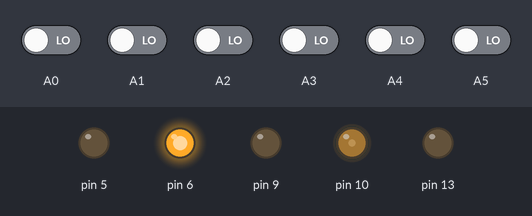
Bench run of a sketch on a simulated Arduino Uno, built with avr-gcc and run on an emulated ATmega328P. Shown: output pins drawn as LEDs (lit = HIGH). Inputs (shaded band) come from the test bench; at power-on: A0–5 LOW. What the sketch prints to the serial monitor is not drawn.

Above: at 7.2 s.
7.3 s: A1 driven HIGH
At 8.5 s:
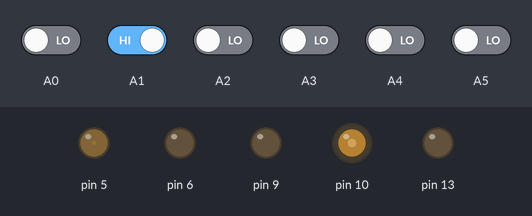
8.8 s: A2 driven HIGH
At 9.9 s:
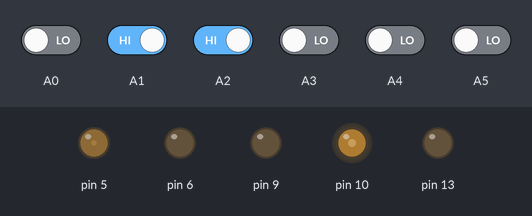
10.3 s: A4 driven HIGH
At 11.0 s:
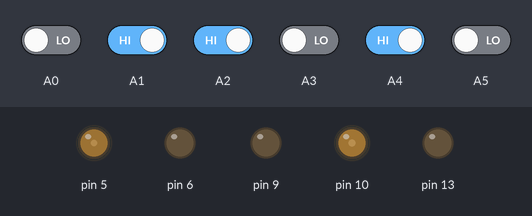
11.8 s: A0 driven HIGH
At 12.1 s:
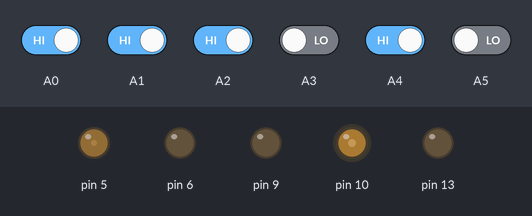
13.3 s: A3 driven HIGH
At 14.5 s:
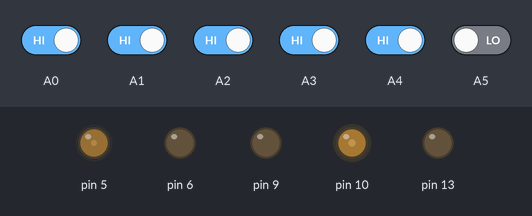
14.8 s: A5 driven HIGH
At 15.7 s:
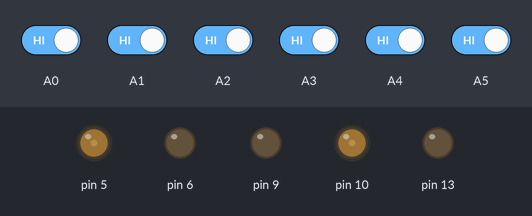
Timing chart, 0 to 17.3 s (numbered marks = the images above; inputs shaded):
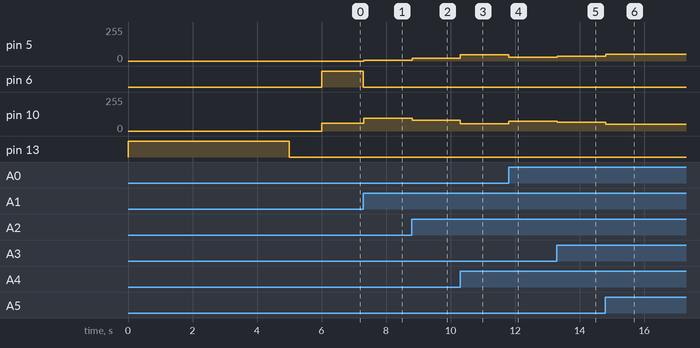

The sketch:

SigueLineasCodigoSeguro.ino
```cpp
#include <QTRSensors.h>
#include "DRV8833.h"

#define NUM_SENSORS   6     // number of sensors used
#define TIMEOUT       2500  // waits for 2500 microseconds for sensor outputs to go low
#define EMITTER_PIN   3     // emitter is controlled by digital pin 2

QTRSensorsRC qtrrc((unsigned char[]) {
  A0, A1, A2, A3, A4, A5
}, NUM_SENSORS, TIMEOUT, EMITTER_PIN);
unsigned int sensorValues[NUM_SENSORS];

DRV8833 motorDer(5, 6);
DRV8833 motorIzq(10, 9);

unsigned int centro = 2500;
int error = 0;
int Vmax = 50, V = 0;
long int proporcional = 0;
int integral = 0;
int derivativo = 0;
double kp = 0.025, kd = 0.035, ki = 0.0027;

int errorAnterior = 0;

void setup()
{
  Serial.begin(115200);

  /*for (int i=-255; i<=255; i++)
    {
    motorDer.Adelante(i);
    delay(50);
    }*/
  //  Serial.println("Iniciando...");
  //  for (int i = 0; i < 255; i++)
  //  {
  //    motorDer.Adelante(i);
  //    delay(50);
  //  }
  //
  //  for (int i = 0; i < 255; i++)
  //  {
  //    motorIzq.Adelante(i);
  //    delay(50);
  //  }
  //
  //  Serial.println("Prueba de motores finalizada");
  pinMode(13, OUTPUT);
  digitalWrite(13, HIGH);    // turn on Arduino's LED to indicate we are in calibration mode
  for (int i = 0; i < 200; i++)  // make the calibration take about 10 seconds
  {
    qtrrc.calibrate();       // reads all sensors 10 times at 2500 us per read (i.e. ~25 ms per call)
  }
  digitalWrite(13, LOW);     // turn off Arduino's LED to indicate we are through with calibration

  // print the calibration minimum values measured when emitters were on

  for (int i = 0; i < NUM_SENSORS; i++)
  {
    Serial.print(qtrrc.calibratedMinimumOn[i]);
    Serial.print(' ');
  }
  Serial.println();

  // print the calibration maximum values measured when emitters were on
  for (int i = 0; i < NUM_SENSORS; i++)
  {
    Serial.print(qtrrc.calibratedMaximumOn[i]);
    Serial.print(' ');
  }
  Serial.println();
  Serial.println();
  delay(1000);
}

void loop()
{
  unsigned int position = qtrrc.readLine(sensorValues);

  // print the sensor values as numbers from 0 to 1000, where 0 means maximum reflectance and
  // 1000 means minimum reflectance, followed by the line position

//  for (unsigned char i = 0; i < NUM_SENSORS; i++)
//  {
//    Serial.print(sensorValues[i]);
//    Serial.print('\t');
//  }
//  //Serial.println(); // uncomment this line if you are using raw values
//  Serial.println(position); // comment this line out if you are using raw values

  error = position - centro;


  if (error <= -2000)
  {
    motorDer.Reversa(30);
    motorIzq.Adelante(60);
  }
  else if (error >= 2500)
  {
    motorDer.Adelante(60);
    motorIzq.Reversa(30);
  }
  else
  {
    proporcional = kp * error;
    integral = ki * (error + errorAnterior);
    derivativo = kd * (error - errorAnterior);

    V = proporcional + derivativo + integral;

    if (V > Vmax)
    {
      V = Vmax;
    }
    if (V < -Vmax)
    {
      V = -Vmax;
    }

    //Serial.println((String)V);

    errorAnterior = error;
    motorDer.Adelante(Vmax + V);
    motorIzq.Adelante(Vmax - V);
  }

}
```

DRV8833.cpp
```cpp
#include "Arduino.h"
#include "DRV8833.h"

DRV8833::DRV8833(int a1, int a2)
{
  pinMode(a1, OUTPUT);
  pinMode(a2, OUTPUT);
  this->a1 = a1;
  this->a2 = a2;
  this->motorConfigurado = true;
}

void DRV8833::Reversa()
{
  if (this->motorConfigurado)
  {
    digitalWrite(this->a1, LOW);
    digitalWrite(this->a2, HIGH);
  }
}

void DRV8833::Reversa(int velocidad)
{
  if (this->motorConfigurado)
  {
    analogWrite(this->a1, LOW);
    digitalWrite(this->a2, velocidad);
  }
}

void DRV8833::Adelante()
{
  if (this->motorConfigurado)
  {
    digitalWrite(this->a1, HIGH);
    digitalWrite(this->a2, LOW);
  }
}

void DRV8833::Adelante(int velocidad)
{
  if (this->motorConfigurado)
  {
    analogWrite(this->a1, velocidad);
    digitalWrite(this->a2, LOW);
  }
}

void DRV8833::Detener()
{
  if (this->motorConfigurado)
  {
    digitalWrite(this->a1, HIGH);
    digitalWrite(this->a2, HIGH);
  }
}
```

DRV8833.h
```cpp
#ifndef DRV8833_H
#define DRV8833_H

#include "Arduino.h"

class DRV8833
{
public:
	DRV8833(int a1, int a2);

	void Reversa();
	void Reversa(int velocidad);
	void Adelante();
	void Adelante(int velocidad);
	void Detener();

private:
	int a1, a2;
	boolean motorConfigurado = false;
};

#endif
```

Measured:
- after the input at 7.3 s, pin 5: 0/255 → 5/255 at once; pin 6: HIGH → LOW at once; pin 10: 60/255 → 95/255 at once
- after the input at 8.8 s, pin 5: 5/255 → 20/255 at once; pin 10: 95/255 → 80/255 at once
- after the input at 10.3 s, pin 5: 20/255 → 46/255 at once; pin 10: 80/255 → 54/255 at once
- after the input at 11.8 s, pin 5: 46/255 → 28/255 at once; pin 10: 54/255 → 72/255 at once
- after the input at 13.3 s, pin 5: 28/255 → 36/255 at once; pin 10: 72/255 → 64/255 at once
- after the input at 14.8 s, pin 5: 36/255 → 50/255 at once; pin 10: 64/255 → 50/255 at once
